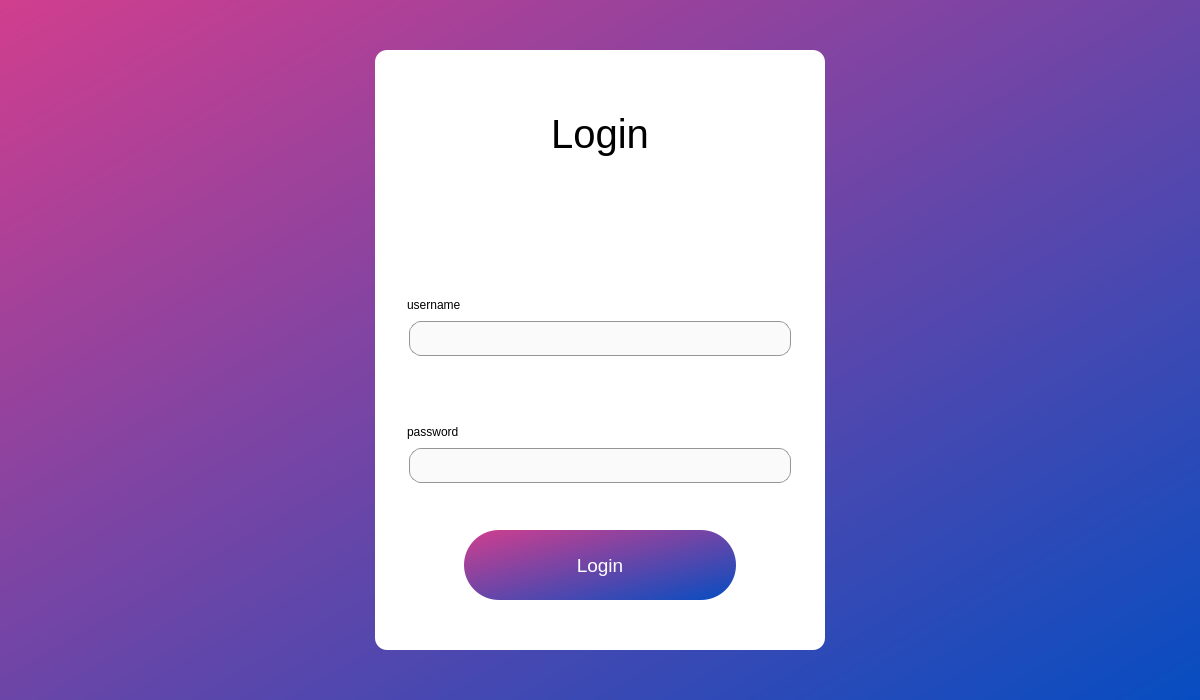
<?xml version="1.0" encoding="UTF-8"?>
<ui version="4.0">
 <class>MainWindow</class>
 <widget class="QMainWindow" name="MainWindow">
  <property name="geometry">
   <rect>
    <x>0</x>
    <y>0</y>
    <width>1200</width>
    <height>700</height>
   </rect>
  </property>
  <property name="windowTitle">
   <string>Login</string>
  </property>
  <property name="styleSheet">
   <string notr="true">background-color: qlineargradient(spread:pad, x1:0, y1:0, x2:1, y2:1, stop:0 rgba(209, 62, 142, 255), stop:1 rgba(6, 77, 193, 255));</string>
  </property>
  <widget class="QWidget" name="centralwidget">
   <layout class="QGridLayout" name="gridLayout_2">
    <item row="0" column="0">
     <layout class="QGridLayout" name="gridLayout">
      <item row="0" column="1">
       <spacer name="verticalSpacer">
        <property name="orientation">
         <enum>Qt::Vertical</enum>
        </property>
        <property name="sizeHint" stdset="0">
         <size>
          <width>20</width>
          <height>40</height>
         </size>
        </property>
       </spacer>
      </item>
      <item row="1" column="0">
       <spacer name="horizontalSpacer">
        <property name="orientation">
         <enum>Qt::Horizontal</enum>
        </property>
        <property name="sizeHint" stdset="0">
         <size>
          <width>40</width>
          <height>20</height>
         </size>
        </property>
       </spacer>
      </item>
      <item row="1" column="2">
       <spacer name="horizontalSpacer_2">
        <property name="orientation">
         <enum>Qt::Horizontal</enum>
        </property>
        <property name="sizeHint" stdset="0">
         <size>
          <width>40</width>
          <height>20</height>
         </size>
        </property>
       </spacer>
      </item>
      <item row="2" column="1">
       <spacer name="verticalSpacer_2">
        <property name="orientation">
         <enum>Qt::Vertical</enum>
        </property>
        <property name="sizeHint" stdset="0">
         <size>
          <width>20</width>
          <height>40</height>
         </size>
        </property>
       </spacer>
      </item>
      <item row="1" column="1">
       <widget class="QWidget" name="widget" native="true">
        <property name="minimumSize">
         <size>
          <width>450</width>
          <height>600</height>
         </size>
        </property>
        <property name="styleSheet">
         <string notr="true">background-color: rgb(255, 255, 255);
border-radius: 12px;</string>
        </property>
        <layout class="QVBoxLayout" name="verticalLayout_4">
         <item>
          <layout class="QVBoxLayout" name="verticalLayout_3">
           <item>
            <widget class="QLabel" name="label_6">
             <property name="minimumSize">
              <size>
               <width>0</width>
               <height>150</height>
              </size>
             </property>
             <property name="font">
              <font>
               <family>Arial</family>
               <pointsize>30</pointsize>
               <weight>9</weight>
               <italic>false</italic>
               <bold>false</bold>
              </font>
             </property>
             <property name="styleSheet">
              <string notr="true">font: 75 30pt &quot;Arial&quot;;</string>
             </property>
             <property name="text">
              <string>Login</string>
             </property>
             <property name="alignment">
              <set>Qt::AlignCenter</set>
             </property>
            </widget>
           </item>
           <item>
            <widget class="QLabel" name="label_3">
             <property name="maximumSize">
              <size>
               <width>16777215</width>
               <height>40</height>
              </size>
             </property>
             <property name="styleSheet">
              <string notr="true">font: 12pt &quot;Arial&quot;;
color: rgb(255, 0, 0);</string>
             </property>
             <property name="text">
              <string/>
             </property>
             <property name="alignment">
              <set>Qt::AlignCenter</set>
             </property>
            </widget>
           </item>
           <item>
            <widget class="QLabel" name="label_1">
             <property name="minimumSize">
              <size>
               <width>0</width>
               <height>80</height>
              </size>
             </property>
             <property name="styleSheet">
              <string notr="true">font: 14pt &quot;Arial&quot;;
margin: 0 20px;</string>
             </property>
             <property name="text">
              <string>username</string>
             </property>
             <property name="alignment">
              <set>Qt::AlignBottom|Qt::AlignLeading|Qt::AlignLeft</set>
             </property>
            </widget>
           </item>
           <item>
            <widget class="QLineEdit" name="lineEdit">
             <property name="minimumSize">
              <size>
               <width>0</width>
               <height>35</height>
              </size>
             </property>
             <property name="styleSheet">
              <string notr="true">margin: 0 25px;
border: 1px solid rgb(150, 150, 150);
border-raduis: 5px;
background-color: rgb(250, 250, 250);</string>
             </property>
             <property name="maxLength">
              <number>100</number>
             </property>
            </widget>
           </item>
           <item>
            <widget class="QLabel" name="label_5">
             <property name="minimumSize">
              <size>
               <width>0</width>
               <height>80</height>
              </size>
             </property>
             <property name="styleSheet">
              <string notr="true">font: 14pt &quot;Arial&quot;;
margin: 0 20px;</string>
             </property>
             <property name="text">
              <string>password</string>
             </property>
             <property name="alignment">
              <set>Qt::AlignBottom|Qt::AlignLeading|Qt::AlignLeft</set>
             </property>
            </widget>
           </item>
           <item>
            <widget class="QLineEdit" name="lineEdit_2">
             <property name="minimumSize">
              <size>
               <width>0</width>
               <height>35</height>
              </size>
             </property>
             <property name="styleSheet">
              <string notr="true">margin: 0 25px;
border: 1px solid rgb(150, 150, 150);
border-raduis: 5px;
background-color: rgb(250, 250, 250);</string>
             </property>
             <property name="maxLength">
              <number>100</number>
             </property>
             <property name="echoMode">
              <enum>QLineEdit::Password</enum>
             </property>
            </widget>
           </item>
           <item>
            <spacer name="verticalSpacer_4">
             <property name="orientation">
              <enum>Qt::Vertical</enum>
             </property>
             <property name="sizeHint" stdset="0">
              <size>
               <width>20</width>
               <height>40</height>
              </size>
             </property>
            </spacer>
           </item>
           <item>
            <widget class="QPushButton" name="pushButton">
             <property name="minimumSize">
              <size>
               <width>0</width>
               <height>70</height>
              </size>
             </property>
             <property name="font">
              <font>
               <family>Arial</family>
               <pointsize>14</pointsize>
              </font>
             </property>
             <property name="cursor">
              <cursorShape>PointingHandCursor</cursorShape>
             </property>
             <property name="styleSheet">
              <string notr="true">background-color: qlineargradient(spread:pad, x1:0, y1:0, x2:1, y2:1, stop:0 rgba(209, 62, 142, 255), stop:1 rgba(6, 77, 193, 255));
margin: 0 80px;
color: rgb(255, 255, 255);
border-radius: 35px</string>
             </property>
             <property name="text">
              <string>Login</string>
             </property>
            </widget>
           </item>
           <item>
            <spacer name="verticalSpacer_3">
             <property name="orientation">
              <enum>Qt::Vertical</enum>
             </property>
             <property name="sizeHint" stdset="0">
              <size>
               <width>20</width>
               <height>40</height>
              </size>
             </property>
            </spacer>
           </item>
          </layout>
         </item>
        </layout>
       </widget>
      </item>
     </layout>
    </item>
   </layout>
  </widget>
 </widget>
 <resources/>
 <connections/>
</ui>
